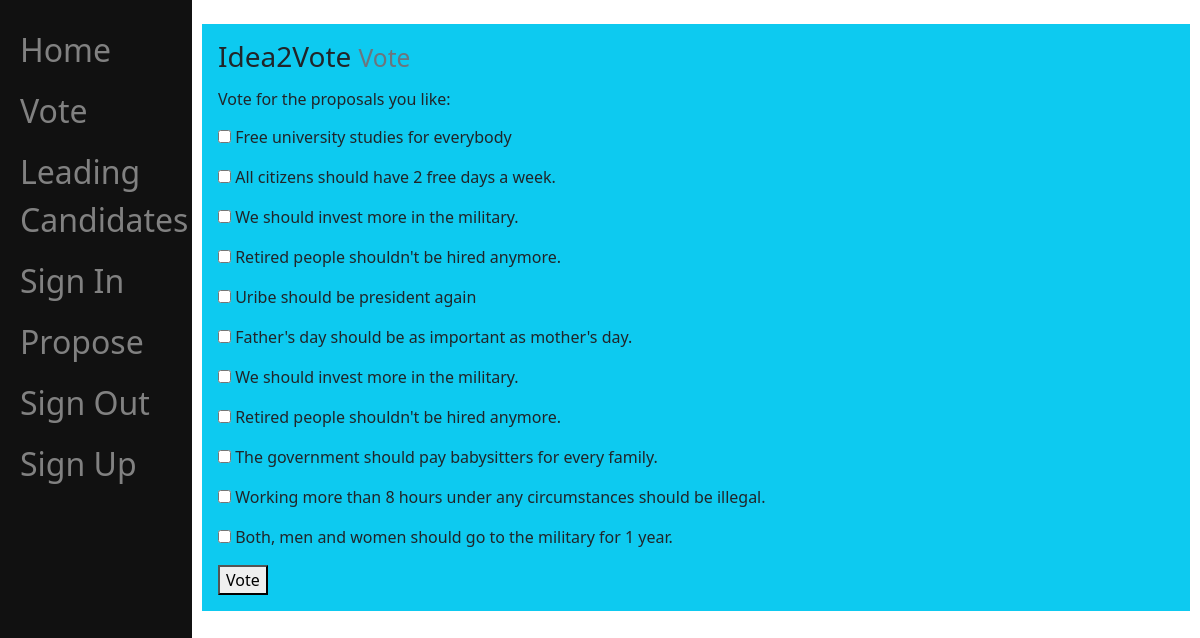
Page /vote/ on the earlier database version.
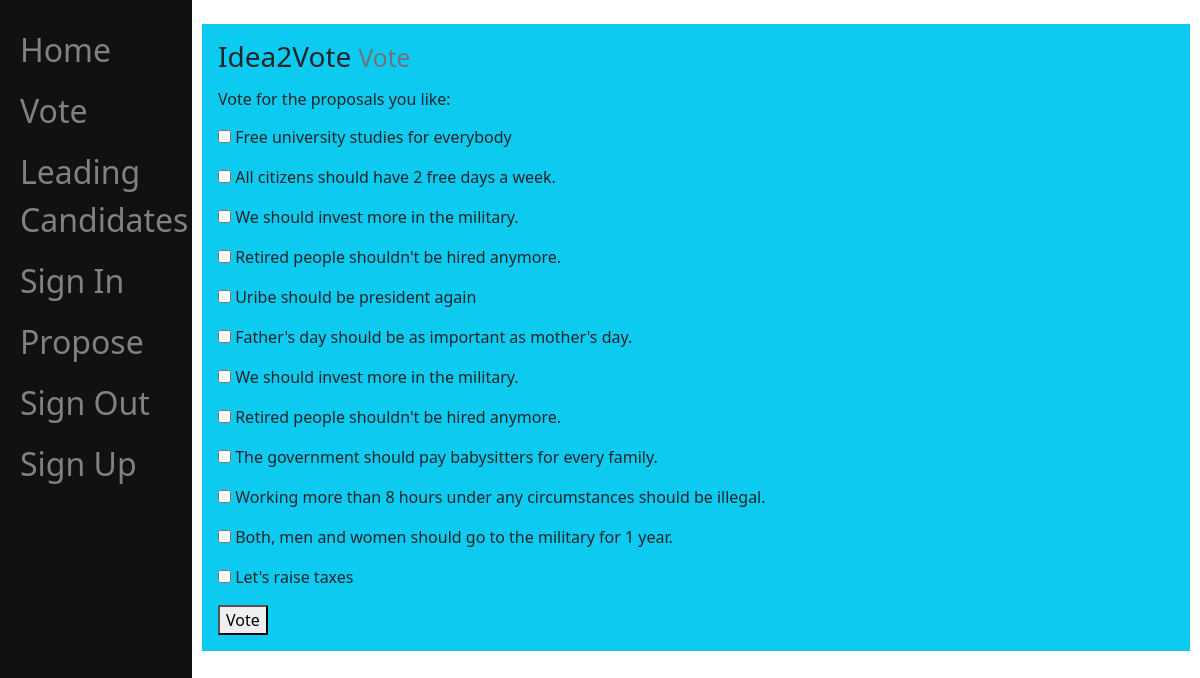
Same page on the later database version.
### main/models.py (models this page shows, shortened)
class Proposals(Model):
    user = ForeignKey(to=User, on_delete=CASCADE, related_name="proposals", null=True)
    text = CharField(max_length=400)
    votes = IntegerField()

### main/views.py (the view, shortened to what this page needs)
def vote(response):
    all_candidates = User.objects.all()
    return render(response, "main/vote.html", {"all_candidates":all_candidates})

### main/templates/main/vote.html (shortened to what this page needs)
{% extends "main/index.html" %}
{% block content %}
<h3>
    Idea2Vote
    <small class="text-muted">Vote</small>
</h3>
<h6>Vote for the proposals you like:</h6>
<form method="post" action="#">
    {% for candidate in all_candidates %}
        {% for proposal in candidate.proposals.all %}
            <input type="checkbox" name="cb{{proposal.id}}" value="checked"> {{proposal.text}}
        {% endfor %}
    {% endfor %}
    <button type="submit" name="btn_vote" value="pressed">Vote</button>
</form>
{% endblock %}

Differences in the rows shown:
added Proposals: text "Let's raise taxes"
